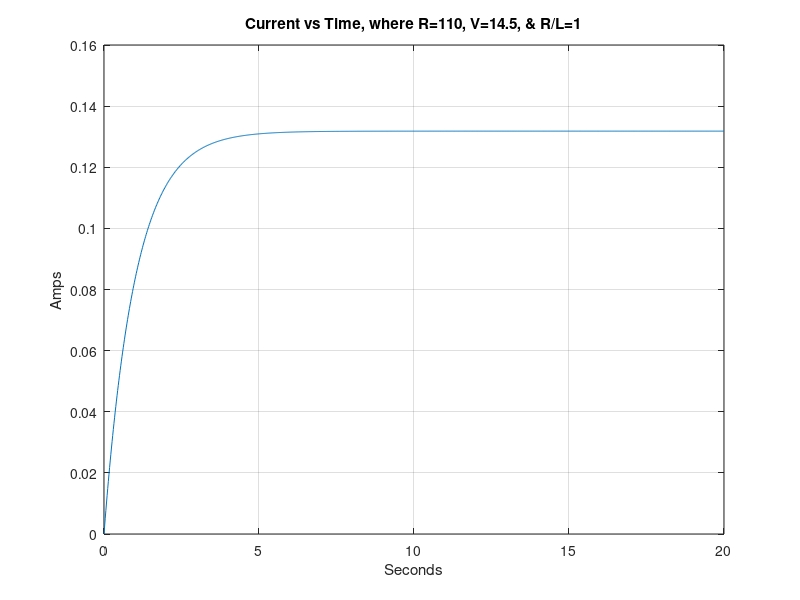
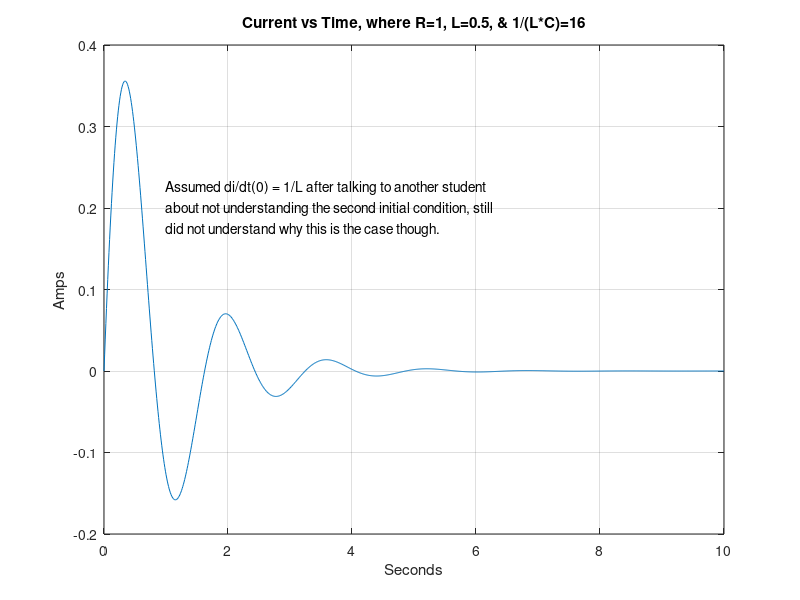

Write MATLAB code to recreate these figures, in order.
% J.Williams
% University of Wisconsin-Madison
% EPD629: Powertrain Systems and Controls
% Assignement 02
% 2022-01-31

% Link to textbook end of chapter problems:
% https://bcs.wiley.com/he-bcs/Books?action=mininav&bcsId=11568&itemId=1119474221&assetId=473646&resourceId=45905&newwindow=true

% Homework assignment (copy/pasted) below:
% % This homework assignment is to create a vehicle longitudinal dynamic model for a truck.  Operation of the truck will be simulated in Simulink.  The free body diagram for the truck is shown below.   
% %  The governing equations for this model are as follows:
% % 	Faero = ½  Cd  A    v2
% % 	Frolling = Cr  m  g
% %  	Fincline = m  g  sin()
% % 	∑ F = m  a
% % 	a = (Ftrac - Faero - Frolling - Fincline) / m
% % 	v =  a dt
% % 	x =  v dt
% % In this model tractive force is the input.  Vehicle speed and position are the outputs.
% % 
% % 1)	Create an initialization script with the following commands (1 points)
% % clear
% % close all
% % clc
% %  
% % % Ambient Conditions
% %  
% % AmbientPress_kPa = 100;
% % AmbientTemp_C = 20;
% %  
% % % Constants
% %  
% % AirGasConstant_kJpkgK = 0.278;
% % CelsiusToKelvinConstant = 273.15;
% % GravitationalAccel_mps2 = 9.8067;
% %  
% % % Road Grade
% %  
% % PitchAngleData_deg = [2 2];
% % PitchAnglePositionBP_m = [0 1e6];
% %  
% % % Vehicle
% %  
% % VehicleMass_kg = 30000;
% % AeroArea_m2 = 10;
% % AeroDragCoef = 0.6;
% % RollingDragCoef = 0.005;
% % 
% % 2)	In Simulink create the following subsystem model for Road Load (2 points)
% % 
% %  
% % 
% % Configure the pitch angle table lookup as shown below.
% %  
% %  
% % 
% % 3)	In Simulink create the following subsystem model for Vehicle Dynamics (2 points)
% % 
% %  
% % 
% % Configure the two Integrator blocks as shown below.
% % 
% %   Vehicle Speed				     Vehicle Position
% %  
% % 
% % 4)	Attach the two subsystems as shown below. (1 point)
% %  
% % Configure the Step bock as shown below.
% % 
% %  
% % 
% % 
% % 5)	Set the Stop Time as 2000 seconds. Run the simulation. Verify that your results are the same as the following using the Scope. (1 point)
% %  
% % 
% % 6)	Complete chapter 1 textbook problem 13a, 13b, and 13c. (3 points)
% % 
% % 7)	Complete chapter 1 textbook problem 14a, 14b, and 14c. (3 points)

%%%%%%%%%%%%%%%%%%%%%%%%%%%%%%%%%%%%%%%%%%%%%%%%%%%%%%%%%%%%%%%%%%%%%%%%%%%


% Q1:
close all;
clear; clc;
format compact;
fprintf("\nQ1\n")

% Ambient Conditions
AmbientPress_kPa = 100; % Ambient air pressure
AmbientTemp_C = 20; % Ambient air temperature
 
% Constants
AirGasConstant_kJpkgK = 0.278; % Gas constant of air
CelsiusToKelvinConstant = 273.15; 
GravitationalAccel_mps2 = 9.8067; % Acceleration due to gravity
 
% Road Grade
PitchAngleData_deg = [2 2]; 
PitchAnglePositionBP_m = [0 1e6];
 
% Vehicle
VehicleMass_kg = 30000; % Vehicle mass
AeroArea_m2 = 10; % Frontal Area of vehicle
AeroDragCoef = 0.6; % Vehicle aerodynamic drag coefficient
RollingDragCoef = 0.005; % Vehicle rolling resistance coefficient

% % Formulas
% F_sum = m*a 
% a = (F_trac - F_aero - F_rolling - F_incline)/m 
% v = integral(a dt)
% F_aero = (1/2)*C_d*A*rho*v.^2 % Aerodynamic drag resistance force
% F_rolling = C_r*m*g % Rolling resistance force
% F_incline = m*g_*sin(theta) % Force to overcome component of gravity on hill


%%%%%%%%%%%%%%%%%%%%%%%%%%%%%%%%%%%%%%%%%%%%%%%%%%%%%%%%%%%%%%%%%%%%%%%%%%%


%Q2 (6):
%From textbook:
%1-13:
% % Given the electric network shown in Figure P1.5.
% % [Review]
% % a. Write the differential equation for the network if
% % v(t) = u(t), a unit step.
% % b. Solve the differential equation for the current, i(t), if
% % there is no initial energy in the network.
% % c. Make a plot of your solution if R/L=1.

%Attempt:
% If V_source-V_resistor-V_inductor=0
% V_source = V_resistor + V_inductor
% V_source = i*R + L*(di/dt)
% % % dV/dt = R*(di/dt) + L*(di/dt)^2 %%% Part a
% % % dV/dt = (R+L*(di/dt))*(di/dt)
% L*(di/dt) = V_source - i*R
% di/dt = (V_source - i*R)/L
% di/dt + (R/L)*i = V_source/L
% Linear 1st order diff eq
% Form is dy/dx + P(x)*y = Q(x)
% Rho(x) = e^(int[P(x),x])
% Here, P(x) = (R/L), so then Rho(x) = exp(int[(R/L),t])
% Rho(x) = exp((R/L)*t)
% This is our missing piece
% exp((R/L)*t)*(di/dt + (R/L)*i = V/L)
% exp((R/L)*t)*(di/dt) + (R/L)*exp((R/L)*t)*i = (V/L)*exp((R/L)*t)
% The left side can be reduced to a derivative then
% d/dt[(exp((R/L)*t)*i] = (V/L)*exp((R/L)*t)
% Then integrate with respect to t,
% (exp((R/L)*t)*i = (V/L)*(L/R)*exp((R/L)*t) + C
% i*exp((R/L)*t) = (V/R)*exp((R/L)*t) + C
% i(t) = (V/R) + C*exp(-(R/L)*t)
% Initial Conditions are i(0) = 0
% i(0) = (V/R) + C*exp(0)
% C = -V/R
% Then the particular solution:
% i = (V/R) + (-V/R)*exp(-(R/L)*t)

% Inputs
R = 110; % Ohms
V = 14.5; % Volts
Ratio_RL = 1; % R/L

L = R/Ratio_RL; % Henries (Inductance)
t = linspace(0,20,1000); % Time vector
i = (V/R) + (-V/R)*exp(-(R/L).*t);

% Plot a solution
figure
plot(t, i) % Plot current vs time
plot_title = ['Current vs Time, where R=', num2str(R), ', V=', num2str(V),', & R/L=',num2str(Ratio_RL)];
title(plot_title)
xlabel('Seconds')
ylabel('Amps')
grid on


%%%%%%%%%%%%%%%%%%%%%%%%%%%%%%%%%%%%%%%%%%%%%%%%%%%%%%%%%%%%%%%%%%%%%%%%%%%


%Q3 (7)
% From textbook:
%1-14:
% % Repeat Problem 13 using the network shown in
% % Figure P1.6. Assume R=1Ω, L=0.5H, and 1/LC=16.

clear L;
clear i;
clear R;
clear V;
clear t;

%Inputs
R = 1;
L = 0.5;
Ratio_OneOverLC = 16;


% Attempt:
C = (1/L)*(1/Ratio_OneOverLC)
% If V_source - V_resistor - V_inductor - V_capacitor = 0
% q is charge ; i = dq/dt
% V_source = V_resistor + V_inductor + V_capacitor
% V(t) = i*R + L(di/dt) + q/C
% q/C can be expressed as (1/C)*int[i dtau,0,t]
% V(t) = i*R + L(di/dt) + (1/C)*int[i dtau,0,t]
% V(t) = i*(R/L) + (di/dt) + (1/(L*C))*int[i dtau,0,t]
% at time t=0, say V(0) = 0 (Homogenous portion)
% 0 = i*(R/L) + (di/dt) + (1/(L*C))*int[i dtau,0,t]
% 0 = (di/dt) + i*(R/L) + (1/(L*C))*int[i dtau,0,t]
% Differentiate with resepect to t,
% 0 = (d^2i/dt^2) + (R/L)*(di/dt) + (1/(L*C))*i
% The 'auxillary equation' is then: 1*m^2 + (R/L)*m - (1/(L*C))=0
% aux_coefficients = [1, R/L, 1/(L*C)]
aux_coefficients = [1, R/L, 16];
aux_roots = roots(aux_coefficients);
% This is 'Scenario 3', where roots are complex
% A general solution for Scenario 3 is:
% y = e^(alpha*x)*(A*cos(beta*x)+B*sin(beta*x))
% Here, alpha = real(aux_roots(1)), and beta = imag(aux_roots(1))
% Only the first root is considered here because the second is its conjugate and
% would make no difference.
alpha = real(aux_roots(1));
beta = imag(aux_roots(1));
% The general solution for this problem is then given by:
% i(t) = exp(alpha.*t)*(A*cos(beta.*t)+B*sin(beta.*t))
% setting the initial values of:
% i(0) = [0]; % Current is initially zero amps
% t(0) = [0]; % Time is initially zero seconds
% i(t) = exp(alpha.*t)*(A*cos(beta.*t)+B*sin(beta.*t))
% 0 = exp(alpha.*0)*(A*cos(beta.*0)+B*sin(beta.*0))
% 0 = A
A = 0;
% We still need the B value, so a second initial condition is needed.
% was told charge initially zero.
% Differentiating i(t):
% di/dt = exp(alpha*t)*(sin(beta*t)*(alpha*B-A*beta)+cos(beta*t)*(alpha*A+beta*B))
% Need to know what di/dt(0) is equal to...
% Asked a student who told me it is (1/L)... not sure why though...
% Assumming this is correct, d/dt(i) = 2
% 2 = exp(alpha*0)*(sin(beta*0)*(alpha*B-0*beta)+cos(beta*0)*(alpha*0+beta*B))
% 2 = beta*B
B = (1/L)/beta;
% Then the solution can be written as:
t = linspace(0,10,1000); % time vector
i = exp(alpha.*t).*(A.*cos(beta.*t)+B.*sin(beta.*t)); % currrent vector

%Plot
figure
plot(t, i) % Plot current vs time
plot_title = ['Current vs Time, where R=', num2str(R), ', L=', num2str(L),', & 1/(L*C)=', num2str(Ratio_OneOverLC)];
title(plot_title)
xlabel('Seconds')
ylabel('Amps')
grid on
txt = {'Assumed di/dt(0) = 1/L after talking to another student','about not understanding the second initial condition, still','did not understand why this is the case though.'}
text(1, .2, txt)
